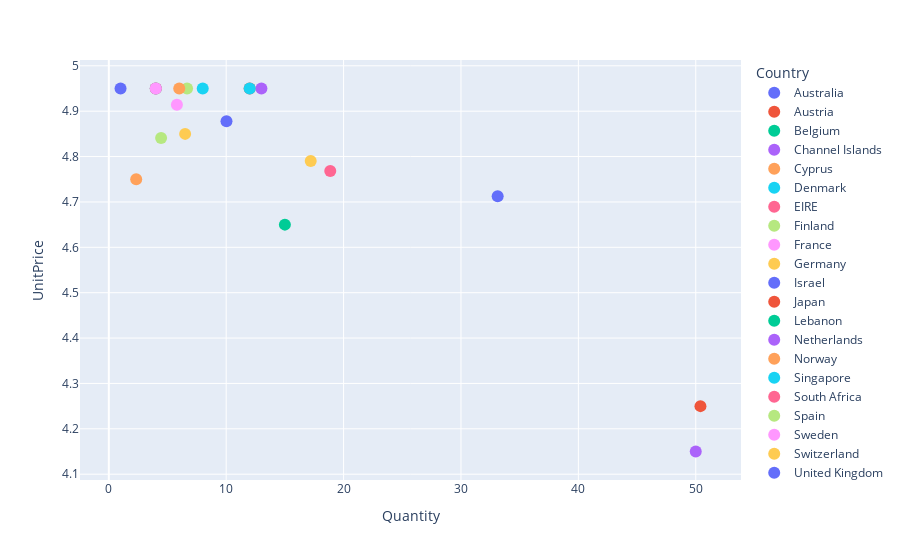

Notebook source saved alongside this figure:
### Markdown cell above
## 3. Create an interactive scatter plot showing the relationship between average quantity (x-axis) and average unit price (y-axis) for the product PARTY BUNTING with the plot points color-coded by country (categories).

### Code cell
data = retail[retail.Description.str.contains('PARTY BUNTING')]
data = data.groupby('Country').agg({'Quantity':'mean','UnitPrice':'mean'})

fig = px.scatter(data,x='Quantity',y='UnitPrice',color=data.index,hover_name=data.index)
fig.update_traces(marker_size = 12)

fig.show()

### Figure 1 — Plotly figure (JSON) as saved in the notebook; plotly's stock layout.template omitted (floating-point values rounded to 4 significant figures)
{"data": [{"hovertemplate": "<b>%{hovertext}</b><br><br>Country=Australia<br>Quantity=%{x}<br>UnitPrice=%{y}<extra></extra>", "hovertext": ["Australia"], "legendgroup": "Australia", "marker": {"color": "#636efa", "size": 12, "symbol": "circle"}, "mode": "markers", "name": "Australia", "orientation": "v", "showlegend": true, "type": "scatter", "x": [33.12], "xaxis": "x", "y": [4.713], "yaxis": "y"}, {"hovertemplate": "<b>%{hovertext}</b><br><br>Country=Austria<br>Quantity=%{x}<br>UnitPrice=%{y}<extra></extra>", "hovertext": ["Austria"], "legendgroup": "Austria", "marker": {"color": "#EF553B", "size": 12, "symbol": "circle"}, "mode": "markers", "name": "Austria", "orientation": "v", "showlegend": true, "type": "scatter", "x": [12], "xaxis": "x", "y": [4.95], "yaxis": "y"}, {"hovertemplate": "<b>%{hovertext}</b><br><br>Country=Belgium<br>Quantity=%{x}<br>UnitPrice=%{y}<extra></extra>", "hovertext": ["Belgium"], "legendgroup": "Belgium", "marker": {"color": "#00cc96", "size": 12, "symbol": "circle"}, "mode": "markers", "name": "Belgium", "orientation": "v", "showlegend": true, "type": "scatter", "x": [4], "xaxis": "x", "y": [4.95], "yaxis": "y"}, {"hovertemplate": "<b>%{hovertext}</b><br><br>Country=Channel Islands<br>Quantity=%{x}<br>UnitPrice=%{y}<extra></extra>", "hovertext": ["Channel Islands"], "legendgroup": "Channel Islands", "marker": {"color": "#ab63fa", "size": 12, "symbol": "circle"}, "mode": "markers", "name": "Channel Islands", "orientation": "v", "showlegend": true, "type": "scatter", "x": [13], "xaxis": "x", "y": [4.95], "yaxis": "y"}, {"hovertemplate": "<b>%{hovertext}</b><br><br>Country=Cyprus<br>Quantity=%{x}<br>UnitPrice=%{y}<extra></extra>", "hovertext": ["Cyprus"], "legendgroup": "Cyprus", "marker": {"color": "#FFA15A", "size": 12, "symbol": "circle"}, "mode": "markers", "name": "Cyprus", "orientation": "v", "showlegend": true, "type": "scatter", "x": [2.333], "xaxis": "x", "y": [4.75], "yaxis": "y"}, {"hovertemplate": "<b>%{hovertext}</b><br><br>Country=Denmark<br>Quantity=%{x}<br>UnitPrice=%{y}<extra></extra>", "hovertext": ["Denmark"], "legendgroup": "Denmark", "marker": {"color": "#19d3f3", "size": 12, "symbol": "circle"}, "mode": "markers", "name": "Denmark", "orientation": "v", "showlegend": true, "type": "scatter", "x": [12], "xaxis": "x", "y": [4.95], "yaxis": "y"}, {"hovertemplate": "<b>%{hovertext}</b><br><br>Country=EIRE<br>Quantity=%{x}<br>UnitPrice=%{y}<extra></extra>", "hovertext": ["EIRE"], "legendgroup": "EIRE", "marker": {"color": "#FF6692", "size": 12, "symbol": "circle"}, "mode": "markers", "name": "EIRE", "orientation": "v", "showlegend": true, "type": "scatter", "x": [18.86], "xaxis": "x", "y": [4.768], "yaxis": "y"}, {"hovertemplate": "<b>%{hovertext}</b><br><br>Country=Finland<br>Quantity=%{x}<br>UnitPrice=%{y}<extra></extra>", "hovertext": ["Finland"], "legendgroup": "Finland", "marker": {"color": "#B6E880", "size": 12, "symbol": "circle"}, "mode": "markers", "name": "Finland", "orientation": "v", "showlegend": true, "type": "scatter", "x": [6.667], "xaxis": "x", "y": [4.95], "yaxis": "y"}, {"hovertemplate": "<b>%{hovertext}</b><br><br>Country=France<br>Quantity=%{x}<br>UnitPrice=%{y}<extra></extra>", "hovertext": ["France"], "legendgroup": "France", "marker": {"color": "#FF97FF", "size": 12, "symbol": "circle"}, "mode": "markers", "name": "France", "orientation": "v", "showlegend": true, "type": "scatter", "x": [5.8], "xaxis": "x", "y": [4.914], "yaxis": "y"}, {"hovertemplate": "<b>%{hovertext}</b><br><br>Country=Germany<br>Quantity=%{x}<br>UnitPrice=%{y}<extra></extra>", "hovertext": ["Germany"], "legendgroup": "Germany", "marker": {"color": "#FECB52", "size": 12, "symbol": "circle"}, "mode": "markers", "name": "Germany", "orientation": "v", "showlegend": true, "type": "scatter", "x": [6.5], "xaxis": "x", "y": [4.85], "yaxis": "y"}, {"hovertemplate": "<b>%{hovertext}</b><br><br>Country=Israel<br>Quantity=%{x}<br>UnitPrice=%{y}<extra></extra>", "hovertext": ["Israel"], "legendgroup": "Israel", "marker": {"color": "#636efa", "size": 12, "symbol": "circle"}, "mode": "markers", "name": "Israel", "orientation": "v", "showlegend": true, "type": "scatter", "x": [1], "xaxis": "x", "y": [4.95], "yaxis": "y"}, {"hovertemplate": "<b>%{hovertext}</b><br><br>Country=Japan<br>Quantity=%{x}<br>UnitPrice=%{y}<extra></extra>", "hovertext": ["Japan"], "legendgroup": "Japan", "marker": {"color": "#EF553B", "size": 12, "symbol": "circle"}, "mode": "markers", "name": "Japan", "orientation": "v", "showlegend": true, "type": "scatter", "x": [50.4], "xaxis": "x", "y": [4.25], "yaxis": "y"}, {"hovertemplate": "<b>%{hovertext}</b><br><br>Country=Lebanon<br>Quantity=%{x}<br>UnitPrice=%{y}<extra></extra>", "hovertext": ["Lebanon"], "legendgroup": "Lebanon", "marker": {"color": "#00cc96", "size": 12, "symbol": "circle"}, "mode": "markers", "name": "Lebanon", "orientation": "v", "showlegend": true, "type": "scatter", "x": [15], "xaxis": "x", "y": [4.65], "yaxis": "y"}, {"hovertemplate": "<b>%{hovertext}</b><br><br>Country=Netherlands<br>Quantity=%{x}<br>UnitPrice=%{y}<extra></extra>", "hovertext": ["Netherlands"], "legendgroup": "Netherlands", "marker": {"color": "#ab63fa", "size": 12, "symbol": "circle"}, "mode": "markers", "name": "Netherlands", "orientation": "v", "showlegend": true, "type": "scatter", "x": [50], "xaxis": "x", "y": [4.15], "yaxis": "y"}, {"hovertemplate": "<b>%{hovertext}</b><br><br>Country=Norway<br>Quantity=%{x}<br>UnitPrice=%{y}<extra></extra>", "hovertext": ["Norway"], "legendgroup": "Norway", "marker": {"color": "#FFA15A", "size": 12, "symbol": "circle"}, "mode": "markers", "name": "Norway", "orientation": "v", "showlegend": true, "type": "scatter", "x": [6], "xaxis": "x", "y": [4.95], "yaxis": "y"}, {"hovertemplate": "<b>%{hovertext}</b><br><br>Country=Singapore<br>Quantity=%{x}<br>UnitPrice=%{y}<extra></extra>", "hovertext": ["Singapore"], "legendgroup": "Singapore", "marker": {"color": "#19d3f3", "size": 12, "symbol": "circle"}, "mode": "markers", "name": "Singapore", "orientation": "v", "showlegend": true, "type": "scatter", "x": [8], "xaxis": "x", "y": [4.95], "yaxis": "y"}, {"hovertemplate": "<b>%{hovertext}</b><br><br>Country=South Africa<br>Quantity=%{x}<br>UnitPrice=%{y}<extra></extra>", "hovertext": ["South Africa"], "legendgroup": "South Africa", "marker": {"color": "#FF6692", "size": 12, "symbol": "circle"}, "mode": "markers", "name": "South Africa", "orientation": "v", "showlegend": true, "type": "scatter", "x": [4], "xaxis": "x", "y": [4.95], "yaxis": "y"}, {"hovertemplate": "<b>%{hovertext}</b><br><br>Country=Spain<br>Quantity=%{x}<br>UnitPrice=%{y}<extra></extra>", "hovertext": ["Spain"], "legendgroup": "Spain", "marker": {"color": "#B6E880", "size": 12, "symbol": "circle"}, "mode": "markers", "name": "Spain", "orientation": "v", "showlegend": true, "type": "scatter", "x": [4.455], "xaxis": "x", "y": [4.841], "yaxis": "y"}, {"hovertemplate": "<b>%{hovertext}</b><br><br>Country=Sweden<br>Quantity=%{x}<br>UnitPrice=%{y}<extra></extra>", "hovertext": ["Sweden"], "legendgroup": "Sweden", "marker": {"color": "#FF97FF", "size": 12, "symbol": "circle"}, "mode": "markers", "name": "Sweden", "orientation": "v", "showlegend": true, "type": "scatter", "x": [4], "xaxis": "x", "y": [4.95], "yaxis": "y"}, {"hovertemplate": "<b>%{hovertext}</b><br><br>Country=Switzerland<br>Quantity=%{x}<br>UnitPrice=%{y}<extra></extra>", "hovertext": ["Switzerland"], "legendgroup": "Switzerland", "marker": {"color": "#FECB52", "size": 12, "symbol": "circle"}, "mode": "markers", "name": "Switzerland", "orientation": "v", "showlegend": true, "type": "scatter", "x": [17.2], "xaxis": "x", "y": [4.79], "yaxis": "y"}, {"hovertemplate": "<b>%{hovertext}</b><br><br>Country=United Kingdom<br>Quantity=%{x}<br>UnitPrice=%{y}<extra></extra>", "hovertext": ["United Kingdom"], "legendgroup": "United Kingdom", "marker": {"color": "#636efa", "size": 12, "symbol": "circle"}, "mode": "markers", "name": "United Kingdom", "orientation": "v", "showlegend": true, "type": "scatter", "x": [10.02], "xaxis": "x", "y": [4.878], "yaxis": "y"}], "layout": {"legend": {"title": {"text": "Country"}, "tracegroupgap": 0}, "margin": {"t": 60}, "xaxis": {"anchor": "y", "domain": [0, 1], "title": {"text": "Quantity"}}, "yaxis": {"anchor": "x", "domain": [0, 1], "title": {"text": "UnitPrice"}}}}
